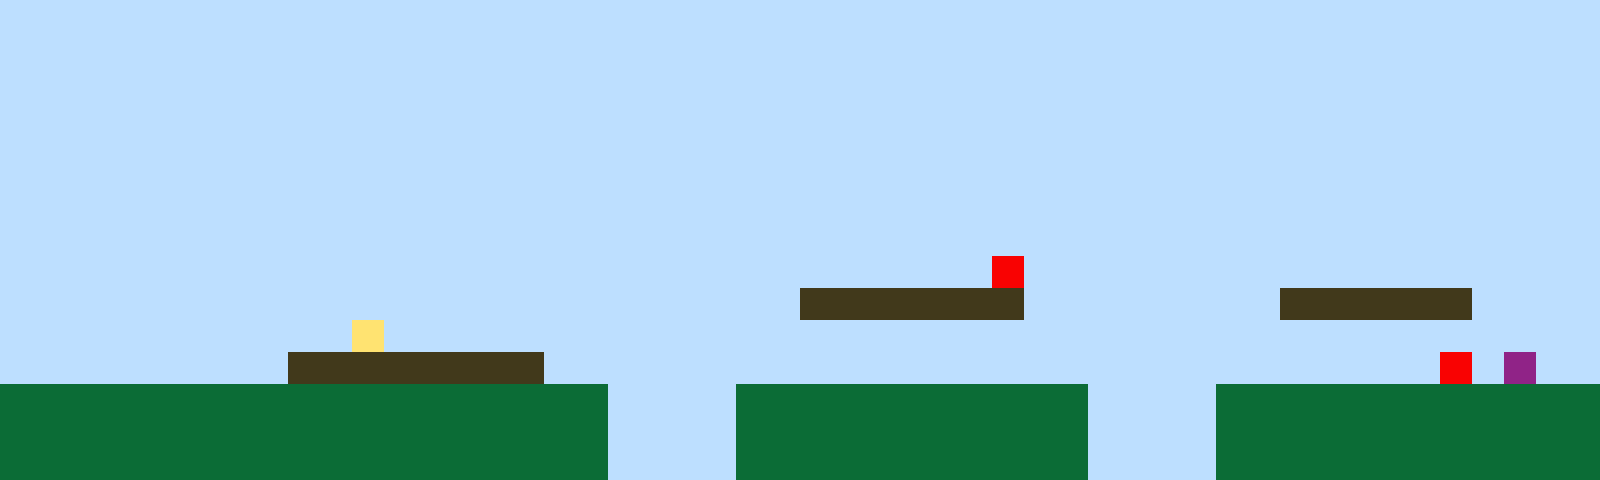

Below is a game level as drawn by its tile map, then a one-line description and the .tmx file that defines it, in full:
An orthogonal 50x15 tile map with 32x32 px tiles, 1 tile layer (Tile Layer 1).

<map version="1.10" tiledversion="1.11.2" orientation="orthogonal" renderorder="right-up" width="50" height="15" tilewidth="32" tileheight="32" infinite="0" nextlayerid="2" nextobjectid="1"><editorsettings><export target="map1.csv" format="csv" /></editorsettings><tileset firstgid="1" name="sprites" tilewidth="32" tileheight="32" tilecount="6" columns="3"><image source="sprites.png" width="96" height="64" /></tileset><layer id="1" name="Tile Layer 1" width="50" height="15"><data encoding="csv">1,1,1,1,1,1,1,1,1,1,1,1,1,1,1,1,1,1,1,1,1,1,1,1,1,1,1,1,1,1,1,1,1,1,1,1,1,1,1,1,1,1,1,1,1,1,1,1,1,1,1,1,1,1,1,1,1,1,1,1,1,1,1,1,1,1,1,1,1,1,1,1,1,1,1,1,1,1,1,1,1,1,1,1,1,1,1,1,1,1,1,1,1,1,1,1,1,1,1,1,1,1,1,1,1,1,1,1,1,1,1,1,1,1,1,1,1,1,1,1,1,1,1,1,1,1,1,1,1,1,1,1,1,1,1,1,1,1,1,1,1,1,1,1,1,1,1,1,1,1,1,1,1,1,1,1,1,1,1,1,1,1,1,1,1,1,1,1,1,1,1,1,1,1,1,1,1,1,1,1,1,1,1,1,1,1,1,1,1,1,1,1,1,1,1,1,1,1,1,1,1,1,1,1,1,1,1,1,1,1,1,1,1,1,1,1,1,1,1,1,1,1,1,1,1,1,1,1,1,1,1,1,1,1,1,1,1,1,1,1,1,1,1,1,1,1,1,1,1,1,1,1,1,1,1,1,1,1,1,1,1,1,1,1,1,1,1,1,1,1,1,1,1,1,1,1,1,1,1,1,1,1,1,1,1,1,1,1,1,1,1,1,1,1,1,1,1,1,1,1,1,1,1,1,1,1,1,1,1,1,1,1,1,1,1,1,1,1,1,1,1,1,1,1,1,1,1,1,1,1,1,1,1,1,1,1,1,1,1,1,1,1,1,1,1,1,1,1,1,1,1,1,1,1,1,1,1,1,1,1,1,1,1,1,1,1,1,1,1,1,1,1,1,1,1,1,1,1,1,1,1,1,1,1,1,1,1,1,1,1,1,1,1,1,1,1,1,1,1,1,1,1,1,1,1,1,1,1,1,1,1,1,1,1,1,1,1,1,1,1,1,1,1,1,1,1,1,1,1,1,1,5,1,1,1,1,1,1,1,1,1,1,1,1,1,1,1,1,1,1,1,1,1,1,1,1,1,1,1,1,1,1,1,1,1,1,1,1,1,1,1,1,1,1,1,3,3,3,3,3,3,3,1,1,1,1,1,1,1,1,3,3,3,3,3,3,1,1,1,1,1,1,1,1,1,1,1,1,1,1,1,4,1,1,1,1,1,1,1,1,1,1,1,1,1,1,1,1,1,1,1,1,1,1,1,1,1,1,1,1,1,1,1,1,1,1,1,1,1,1,1,1,1,1,1,1,1,1,1,3,3,3,3,3,3,3,3,1,1,1,1,1,1,1,1,1,1,1,1,1,1,1,1,1,1,1,1,1,1,1,1,1,1,1,1,5,1,6,1,1,2,2,2,2,2,2,2,2,2,2,2,2,2,2,2,2,2,2,2,1,1,1,1,2,2,2,2,2,2,2,2,2,2,2,1,1,1,1,2,2,2,2,2,2,2,2,2,2,2,2,2,2,2,2,2,2,2,2,2,2,2,2,2,2,2,2,2,2,2,1,1,1,1,2,2,2,2,2,2,2,2,2,2,2,1,1,1,1,2,2,2,2,2,2,2,2,2,2,2,2,2,2,2,2,2,2,2,2,2,2,2,2,2,2,2,2,2,2,2,1,1,1,1,2,2,2,2,2,2,2,2,2,2,2,1,1,1,1,2,2,2,2,2,2,2,2,2,2,2,2</data></layer></map>
